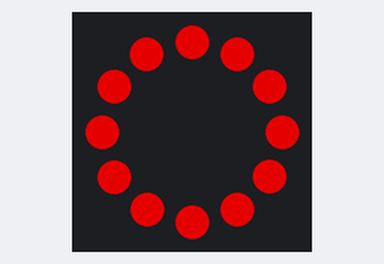
Bench run of a program on a simulated BBC micro:bit running MicroPython. On the bench: 12 RGB LEDs in a ring, first at the top, clockwise. Dim RGB values are drawn brighter than linear.

Above: at 0.45 s.
At 9.78 s:
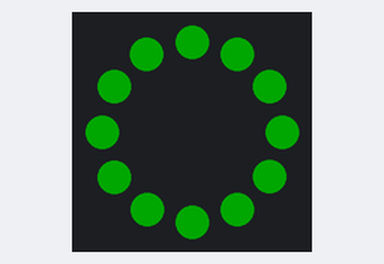
At 20.02 s:
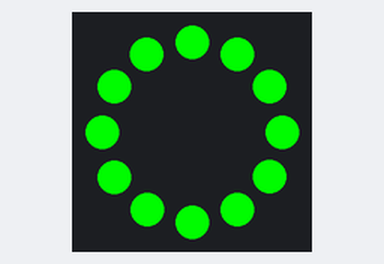
At 25.74 s:
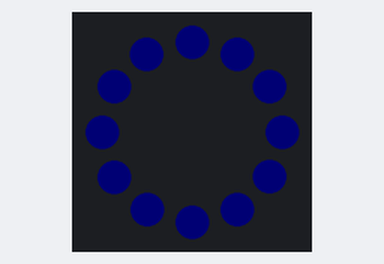
At 26.64 s:
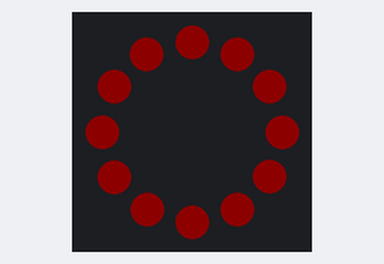
At 39.58 s:
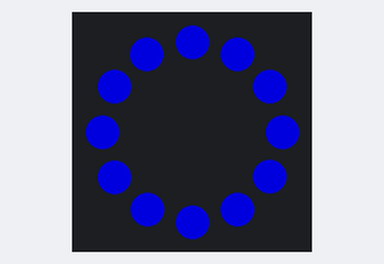

The program:

prog08.py
```python
from microbit import *
from neopixel import NeoPixel

num_pixels = 12
ring = NeoPixel(pin0, num_pixels)
delay = 1
step = 1

def glowAll(col):
    for i in range(0, len(ring)):
        ring[i] = col
    ring.show()
    return 0

try:
    while True:
        for i in range(0, 255, step):
            glowAll((i, 0, 0))
            sleep(delay)
        for i in range(255, 0, -step):
            glowAll((i, 0, 0))
            sleep(delay)
        for i in range(0, 255, step):
            glowAll((0, i, 0))
            sleep(delay)
        for i in range(255, 0, -step):
            glowAll((0, i, 0))
            sleep(delay)
        for i in range(0, 255, step):
            glowAll((0, 0, i))
            sleep(delay)
        for i in range(255, 0, -step):
            glowAll((0, 0, i))
            sleep(delay)
except KeyboardInterrupt as e:
    print("Interrupted by the user...")
```
